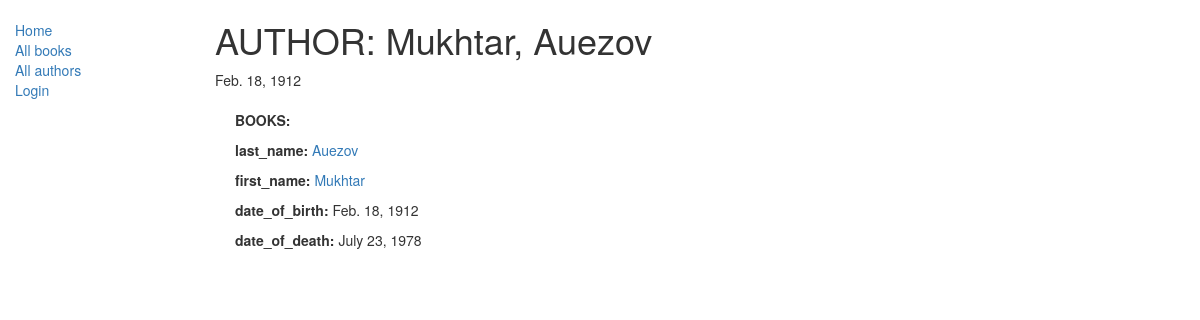
The app's page /catalog/author/1 with its own data.
### catalog/models.py (models this page shows, shortened)
class Author(models.Model):
    first_name = models.CharField(max_length=100)
    last_name = models.CharField(max_length=100)
    date_of_birth = models.DateField(null=True, blank=True)
    date_of_death = models.DateField('Died', null=True, blank=True)
    class Meta:
        ordering = ["last_name","first_name"]

### catalog/views.py (the view)
# urls.py: path('author/<int:pk>', views.AuthorDetailView.as_view(), name='author-detail'),
class AuthorDetailView(generic.DetailView):
    model = Author
    model2=Book
    paginate_by = 2

### catalog/templates/catalog/author_detail.html
{% extends "base_generic.html" %}
{% block content %}
  <h1>AUTHOR: {{ author.first_name }}, {{ author.last_name }} </h1>
  </n>{{author.date_of_birth}}
  <div style="margin-left:20px;margin-top:20px">
  <p><strong>BOOKS:</strong> {{ book.title }}</p>
  <p><strong>last_name:</strong> <a href="">{{ author.last_name }}</a></p>
  <p><strong>first_name:</strong> <a href="">{{ author.first_name }}</a></p>
  <p><strong>date_of_birth:</strong> {{ author.date_of_birth }}</p>
  <p><strong>date_of_death:</strong> {{ author.date_of_death }}</p>
  </div>
{% endblock %}

### records on screen
Author: first_name "Mukhtar", last_name "Auezov", date_of_birth "Feb. 18, 1912", date_of_death "July 23, 1978"
